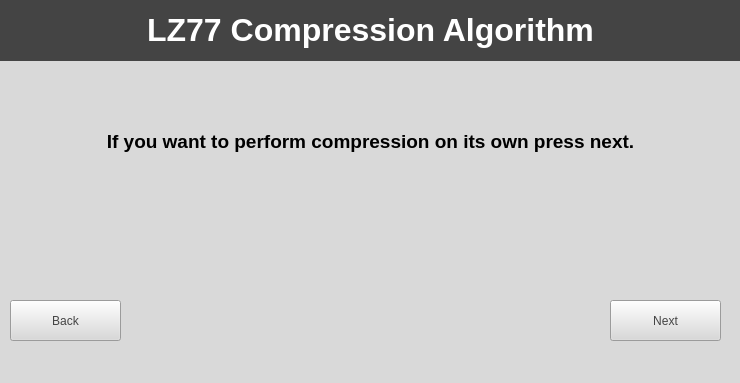
<?xml version="1.0" encoding="UTF-8"?>
<ui version="4.0">
 <class>MainWindow</class>
 <widget class="QMainWindow" name="MainWindow">
  <property name="geometry">
   <rect>
    <x>0</x>
    <y>0</y>
    <width>740</width>
    <height>383</height>
   </rect>
  </property>
  <property name="windowTitle">
   <string>MainWindow</string>
  </property>
  <property name="styleSheet">
   <string notr="true">background-color: rgb(217, 217, 217);
</string>
  </property>
  <widget class="QWidget" name="centralwidget">
   <widget class="QLabel" name="label">
    <property name="geometry">
     <rect>
      <x>0</x>
      <y>0</y>
      <width>741</width>
      <height>61</height>
     </rect>
    </property>
    <property name="sizeIncrement">
     <size>
      <width>0</width>
      <height>0</height>
     </size>
    </property>
    <property name="baseSize">
     <size>
      <width>0</width>
      <height>0</height>
     </size>
    </property>
    <property name="font">
     <font>
      <pointsize>24</pointsize>
      <bold>true</bold>
     </font>
    </property>
    <property name="layoutDirection">
     <enum>Qt::LeftToRight</enum>
    </property>
    <property name="autoFillBackground">
     <bool>false</bool>
    </property>
    <property name="styleSheet">
     <string notr="true">background-color: rgb(68, 68, 68);</string>
    </property>
    <property name="text">
     <string>&lt;html&gt;&lt;head/&gt;&lt;body&gt;&lt;p&gt;&lt;span style=&quot; color:#ffffff;&quot;&gt;LZ77 Compression Algorithm&lt;/span&gt;&lt;/p&gt;&lt;/body&gt;&lt;/html&gt;</string>
    </property>
    <property name="alignment">
     <set>Qt::AlignCenter</set>
    </property>
    <property name="textInteractionFlags">
     <set>Qt::NoTextInteraction</set>
    </property>
   </widget>
   <widget class="QPushButton" name="pushButtonN77">
    <property name="geometry">
     <rect>
      <x>610</x>
      <y>300</y>
      <width>111</width>
      <height>41</height>
     </rect>
    </property>
    <property name="styleSheet">
     <string notr="true">color: rgb(68, 68, 68);</string>
    </property>
    <property name="text">
     <string>Next</string>
    </property>
   </widget>
   <widget class="QLabel" name="label_2">
    <property name="geometry">
     <rect>
      <x>80</x>
      <y>61</y>
      <width>581</width>
      <height>161</height>
     </rect>
    </property>
    <property name="font">
     <font>
      <pointsize>14</pointsize>
     </font>
    </property>
    <property name="autoFillBackground">
     <bool>false</bool>
    </property>
    <property name="text">
     <string>&lt;html&gt;&lt;head/&gt;&lt;body&gt;&lt;p align=&quot;center&quot;&gt;&lt;span style=&quot; font-weight:700;&quot;&gt;If you want to perform compression on its own press next.&lt;/span&gt;&lt;/p&gt;&lt;/body&gt;&lt;/html&gt;</string>
    </property>
    <property name="alignment">
     <set>Qt::AlignCenter</set>
    </property>
   </widget>
   <widget class="QPushButton" name="pushButtonBW">
    <property name="geometry">
     <rect>
      <x>10</x>
      <y>300</y>
      <width>111</width>
      <height>41</height>
     </rect>
    </property>
    <property name="styleSheet">
     <string notr="true">color: rgb(68, 68, 68);</string>
    </property>
    <property name="text">
     <string>Back</string>
    </property>
   </widget>
  </widget>
  <widget class="QMenuBar" name="menubar">
   <property name="geometry">
    <rect>
     <x>0</x>
     <y>0</y>
     <width>740</width>
     <height>22</height>
    </rect>
   </property>
  </widget>
  <widget class="QStatusBar" name="statusbar"/>
 </widget>
 <resources/>
 <connections/>
</ui>
